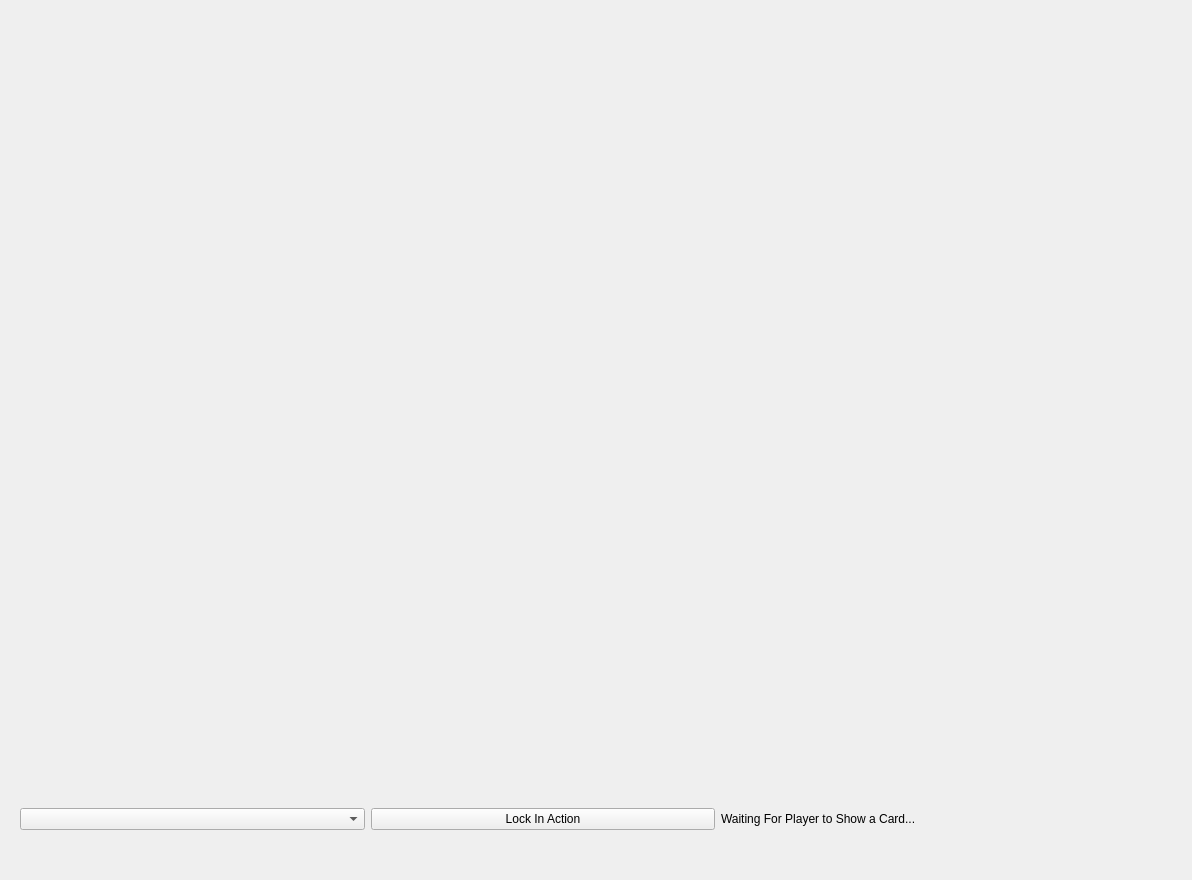
<?xml version="1.0" encoding="UTF-8"?>
<ui version="4.0">
 <class>GameBoard</class>
 <widget class="QWidget" name="GameBoard">
  <property name="geometry">
   <rect>
    <x>0</x>
    <y>0</y>
    <width>1192</width>
    <height>880</height>
   </rect>
  </property>
  <property name="sizePolicy">
   <sizepolicy hsizetype="Maximum" vsizetype="Maximum">
    <horstretch>0</horstretch>
    <verstretch>0</verstretch>
   </sizepolicy>
  </property>
  <property name="maximumSize">
   <size>
    <width>2500</width>
    <height>1518</height>
   </size>
  </property>
  <property name="windowTitle">
   <string>Form</string>
  </property>
  <layout class="QVBoxLayout" name="verticalLayout">
   <item>
    <widget class="ClueBoard" name="Board" native="true">
     <property name="sizePolicy">
      <sizepolicy hsizetype="Minimum" vsizetype="Minimum">
       <horstretch>0</horstretch>
       <verstretch>0</verstretch>
      </sizepolicy>
     </property>
     <property name="maximumSize">
      <size>
       <width>16777215</width>
       <height>1000</height>
      </size>
     </property>
    </widget>
   </item>
   <item>
    <widget class="QWidget" name="ToolBar" native="true">
     <property name="sizePolicy">
      <sizepolicy hsizetype="Minimum" vsizetype="Minimum">
       <horstretch>0</horstretch>
       <verstretch>0</verstretch>
      </sizepolicy>
     </property>
     <property name="maximumSize">
      <size>
       <width>16777215</width>
       <height>100</height>
      </size>
     </property>
     <layout class="QVBoxLayout" name="verticalLayout_2">
      <item>
       <layout class="QHBoxLayout" name="horizontalLayout">
        <property name="sizeConstraint">
         <enum>QLayout::SetMinimumSize</enum>
        </property>
        <item>
         <widget class="QComboBox" name="OptionCombo"/>
        </item>
        <item>
         <widget class="QPushButton" name="LockIn">
          <property name="text">
           <string>Lock In Action</string>
          </property>
         </widget>
        </item>
        <item>
         <widget class="QLabel" name="Update">
          <property name="text">
           <string>Waiting For Player to Show a Card...</string>
          </property>
         </widget>
        </item>
        <item>
         <widget class="QLabel" name="CharAvatar">
          <property name="sizePolicy">
           <sizepolicy hsizetype="Minimum" vsizetype="Minimum">
            <horstretch>0</horstretch>
            <verstretch>0</verstretch>
           </sizepolicy>
          </property>
          <property name="maximumSize">
           <size>
            <width>100</width>
            <height>16777215</height>
           </size>
          </property>
          <property name="text">
           <string/>
          </property>
          <property name="pixmap">
           <pixmap resource="ClueLessResource.qrc">:/MainScreen/clueMainScreen.png</pixmap>
          </property>
          <property name="scaledContents">
           <bool>true</bool>
          </property>
         </widget>
        </item>
       </layout>
      </item>
     </layout>
    </widget>
   </item>
  </layout>
 </widget>
 <customwidgets>
  <customwidget>
   <class>ClueBoard</class>
   <extends>QWidget</extends>
   <header>clueboard.h</header>
   <container>1</container>
  </customwidget>
 </customwidgets>
 <resources>
  <include location="GameBoard.qrc"/>
  <include location="ClueLessResource.qrc"/>
 </resources>
 <connections/>
</ui>
